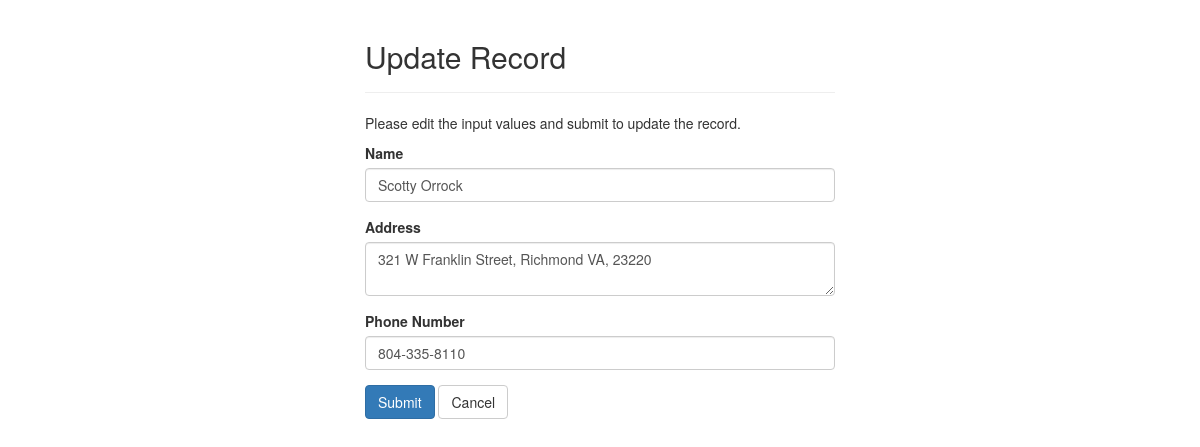
The app's page /FrontEndFiles/update.php?eid=1 with its own data.
### tables this page shows
CREATE TABLE Employees(
	eid INT (9) NOT NULL primary key AUTO_INCREMENT,
	employeeName varchar(30),
	employeeAddr varchar(50),
	employeePhone varchar(20)
	);

### FrontEndFiles/update.php (the view, shortened to what this page needs)
<?php
require_once 'config.php';
$name = $address = $phone = "";
$name_err = $address_err = $phone_err = "";
if(isset($_POST["eid"]) && !empty($_POST["eid"])){
    $eid = $_POST["eid"];
    $input_name = trim($_POST["employeeName"]);
    if(empty($input_name)){
        $name_err = "Please enter a name.";
    } elseif(!filter_var(trim($_POST["employeeName"]), FILTER_VALIDATE_REGEXP, array("options"=>array("regexp"=>"/^[a-zA-Z'-.\s ]+$/")))){
        $name_err = 'Please enter a valid name.';
    } else{
        $name = $input_name;
    }
    $input_address = trim($_POST["employeeAddr"]);
    if(empty($input_address)){
        $address_err = 'Please enter an address.';
    } else{
        $address = $input_address;
    }
    $input_phone = trim($_POST["employeePhone"]);
    if(empty($input_phone)){
        $phone_err = "Please enter a phone number";
    } else {
        $phone = $input_phone;
    }
    if(empty($name_err) && empty($address_err) && empty($phone_err_err)){
        $sql = "UPDATE Employees SET employeeName=?, employeeAddr=?, employeePhone=? WHERE eid=?";
        if($stmt = mysqli_prepare($link, $sql)){
            mysqli_stmt_bind_param($stmt, "sssi", $param_name, $param_address, $param_phone, $param_eid);
            $param_name = $name;
            $param_address = $address;
            $param_phone = $phone;
            $param_eid = $eid;
            if(mysqli_stmt_execute($stmt)){
                header("location: index.php");
                exit();
            } else{
                echo "Something went wrong. Please try again later.";
            }
        }
        mysqli_stmt_close($stmt);
    }
    mysqli_close($link);
} else{
    if(isset($_GET["eid"]) && !empty(trim($_GET["eid"]))){
        $sql = "SELECT * FROM Employees WHERE eid = ?";
        if($stmt = mysqli_prepare($link, $sql)){
            mysqli_stmt_bind_param($stmt, "i", $param_eid);
            if(mysqli_stmt_execute($stmt)){
                $result = mysqli_stmt_get_result($stmt);
                if(mysqli_num_rows($result) == 1){
                    $row = mysqli_fetch_array($result, MYSQLI_ASSOC);
                    $name = $row["employeeName"];
                    $address = $row["employeeAddr"];
                    $phone = $row["employeePhone"];
                } else{
                    header("location: error.php");
                    exit();
                }
            } else{
                echo "Oops! Something went wrong. Please try again later.";
            }
        }
    }  else{
        header("location: error.php");
        exit();
    }
}
?>
<!DOCTYPE html>
<html lang="en">
<head>
    <link rel="stylesheet" href="https://maxcdn.bootstrapcdn.com/bootstrap/3.3.7/css/bootstrap.css">
</head>
<body>
    <div class="wrapper">
        <div class="container-fluid">
            <div class="row">
                <div class="col-md-12">
                    <div class="page-header">
                        <h2>Update Record</h2>
                    </div>
                    <p>Please edit the input values and submit to update the record.</p>
                    <form action="<?php echo htmlspecialchars(basename($_SERVER['REQUEST_URI'])); ?>" method="post">
                        <div class="form-group <?php echo (!empty($name_err)) ? 'has-error' : ''; ?>">
                            <label>Name</label>
                            <input type="text" name="employeeName" class="form-control" value="<?php echo $name; ?>">
                        </div>
                        <div class="form-group <?php echo (!empty($address_err)) ? 'has-error' : ''; ?>">
                            <label>Address</label>
                            <textarea name="employeeAddr" class="form-control"><?php echo $address; ?></textarea>
                        </div>
                        <div class="form-group <?php echo (!empty($phone_err)) ? 'has-error' : ''; ?>">
                            <label>Phone Number</label>
                            <input type="text" name="employeePhone" class="form-control" value="<?php echo $phone; ?>">
                        </div>
                        <input type="submit" class="btn btn-primary" value="Submit">
                        <a href="index.php" class="btn btn-default">Cancel</a>
                    </form>
                </div>
            </div>
        </div>
    </div>
</body>
</html>

### FrontEndFiles/update.php (style rules this page uses)
.wrapper { width: 500px; margin: 0 auto; }

### records on screen
employees: employeeName "Scotty Orrock", employeeAddr "321 W Franklin Street, Richmond VA, 23220", employeePhone "804-335-8110"
